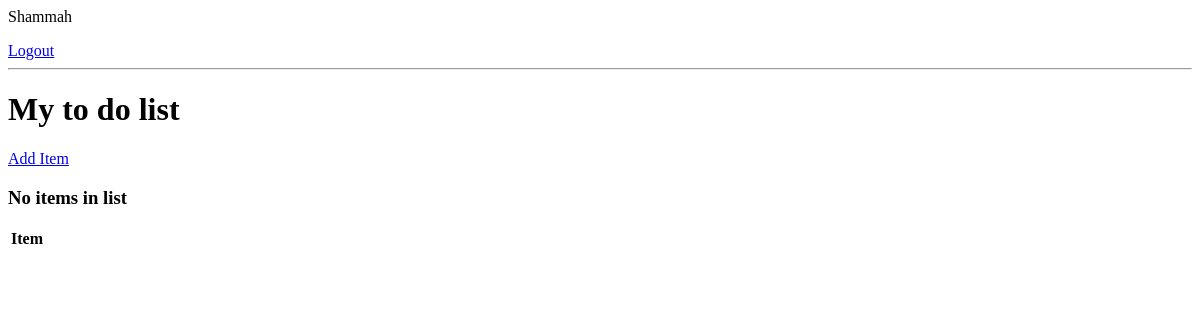
The app's page / (signed in), older data.
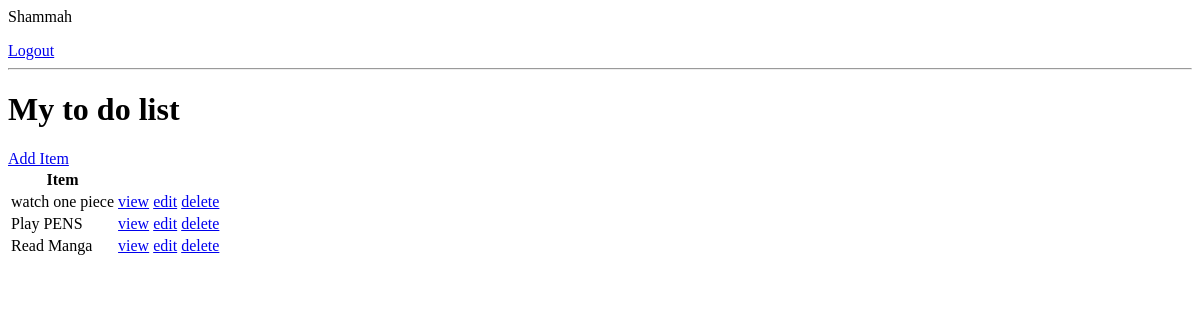
The same page, newer data.
### newapp/models.py (models this page shows, shortened)
class Task(models.Model):
    user = models.ForeignKey(User, on_delete=models.CASCADE, null=True, blank=True)
    title = models.CharField(max_length=200)
    description = models.TextField( null=True, blank=True)
    complete = models.BooleanField(default=False)
    created = models.DateTimeField(auto_now_add=True)
    class Meta():
        ordering = ['complete']

### newapp/views.py (the view)
class TaskList(LoginRequiredMixin, ListView):
    model = Task
    context_object_name = "tasks"

### newapp/templates/newapp/task_list.html
{% if request.user.is_authenticated %}
<p>{{request.user }}</p>
<a href="{% url 'logout' %}">Logout</a>
{% else %}
<a href="{% url 'login' %}">Login</a>
{% endif %}
<hr />
<h1>My to do list</h1>
<a href="{% url 'task-create'  %}">Add Item</a>
<table>
  <tr>
    <th>Item</th>
    <th></th>
  </tr>
  {% for task in tasks %}
  <tr>
    <td>{{task.title}}</td>
    <td><a href="{% url 'task' task.id %}">view</a></td>
    <td><a href="{% url 'task-update' task.id %}">edit</a></td>
    <td><a href="{% url 'task-delete' task.id %}">delete</a></td>
  </tr>
  {% empty %}
  <h3>No items in list</h3>
  {% endfor %}
</table>

Row changes from the older to the newer data that the page shows:
added Task: title "watch one piece"
added Task: title "Play PENS"
added Task: title "Read Manga"
Text that changed along with them:
text no longer shown: "No items in list"
